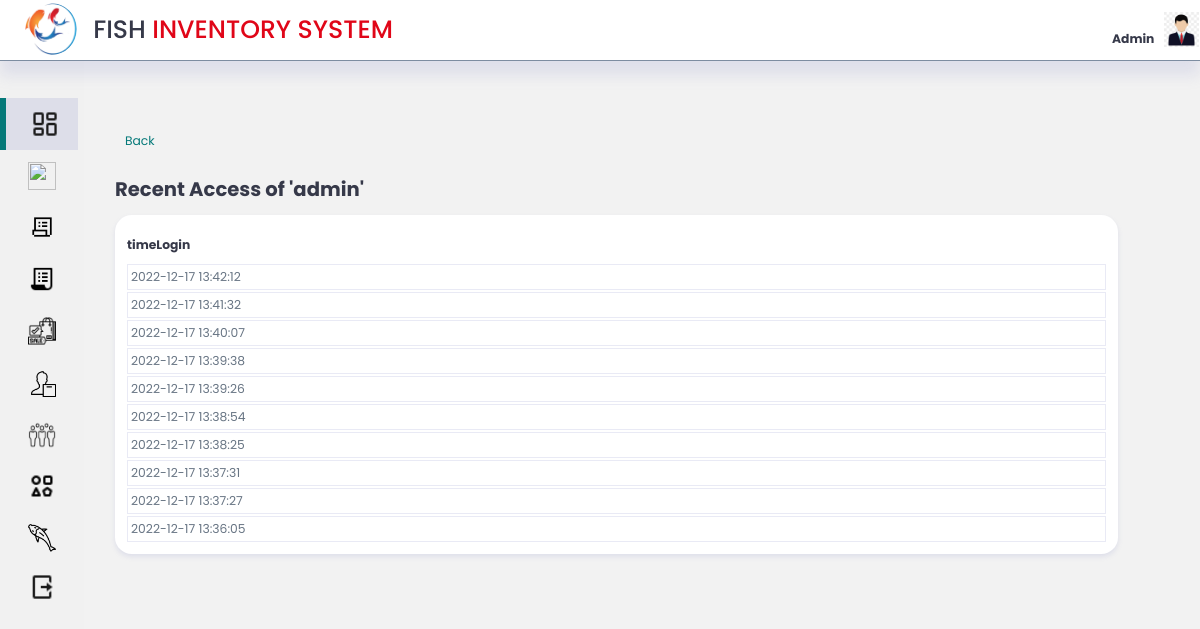
Page /Admin/viewlog.php?id=1 on the committed database.
### tables this page shows
CREATE TABLE `accesslog` (
  `ID` int(11) NOT NULL,
  `userID` int(11) NOT NULL,
  `timeLogin` datetime DEFAULT NULL,
  `timeLogout` datetime DEFAULT NULL,
  `IPaddress` varchar(15) DEFAULT NULL
);

### Admin/viewlog.php (the view, shortened to what this page needs)
<?php
include './inc/connection/db-user.php';
if (isset($_GET['id'])) {
    $id= $_GET['id'];
    $result = mysqli_query($conn, "SELECT * FROM admin WHERE id = '$id';");
    $result2 = mysqli_query($conn, "SELECT * FROM accesslog WHERE userID = '$id'  ORDER BY id DESC LIMIT 10;");
}
?>
<!DOCTYPE html>
<html lang="en">
<head>
    <link rel="stylesheet" href="./css/style.css">
</head>
<body>
    <div class="top">
        <div class="logo">
            <img src="./icons/fishlogo.png" alt="">
            <h1>FISH <span class="danger">INVENTORY SYSTEM</span></h1>
        </div>
        <div class="profile">
            <div class="admin-name">
                <div class="admin">
                    <br>
                    <span class="hovertext" data-hover= "Edit Admin"><a href="admin-update.php"><b class="text-muted">Admin</b></a></span>
                </div>
            </div>
            <div class="profile-photo">
                <a class="hovertext" href="admin-update.php" data-hover= "Edit Admin"><img src="./icons/admin-logo.jpg" alt="pic"></a>
            </div>
        </div>
    </div>
<div class="container">
    <aside>
        <div class="nav">
            <a id="dashboard" class= "active" href="index.php"><span ><img  src="./icons/icons8-dashboard-layout-24.png" alt=""></span><h3>Dashboard</h3></a>
            <a id="inventory"class= "not-active"  href="./inc/inventory/inventory.php"><span ><img src="./icons/icons8-in-inventory-30.png" alt=""></span><h3 >Inventory</h3></a>
            <a id="purchase" class= "not-active" href="./inc/purchase/purchase.php"><span ><img src="./icons/icons8-purchase-order-32.png" alt=""></span><h3>Purchase</h3></a>
            <a id="orders" class= "not-active" href="./inc/orders/orders.php"><span ><img src="./icons/icons8-purchase-order-30.png" alt=""></span><h3>Orders</h3></a>
            <a id="sale" class= "not-active" href="./inc/sale/sale.php"><span ><img src="./icons/icons8-purchase-64.png" alt=""></span><h3>Sale</h3></a>
            <a id="supplier" class= "not-active" href="./inc/suppliers/supplier.php"><span ><img src="./icons/icons8-supplier-50.png" alt=""></span><h3>Suppliers</h3></a>
            <a id="customer" class= "not-active" href="./inc/customer/customer.php"><span ><img src="./icons/icons8-customers-64.png" alt=""></span><h3>Customers</h3></a>
            <a id="category" class= "not-active" href="./inc/category/category.php"><span ><img src="./icons/icons8-diversity-24.png" alt=""></span><h3>Category</h3></a>
            <a id="gallery" class= "not-active" href="./inc/gallery/gallery.php"><span ><img src="./icons/icons8-top-view-fish-50.png" alt=""></span><h3>Gallery</h3></a>
            <a href="logout.php"><span ><img src="./icons/icons8-logout-24.png" alt=""></span><h3 class='danger'>Logout</h3></a>
        </div>
    </aside>
    <main>
<div class="admin-view">
    <div class="table">
    <label class="btn" style="padding:10px;"><a href="./admin-update.php">Back</a></label>
        <?php while ($item_result = mysqli_fetch_assoc($result)) { ?>
            <h2> Recent Access of '<?php echo $item_result['username']; ?>'</h2>
            <?php } ?>
            <table>
                <thead>
                    <tr>
                        <th>timeLogin</th>
                    </tr>
                </thead>
                <tbody>
                <?php while ($item_result = mysqli_fetch_assoc($result2)) { ?>
                    <tr>
                        <td><?php echo $item_result['timeLogin']; ?></td>
                    </tr>
                    <?php } ?>
                </tbody>
            </table>
        </div>
    </div>
</div>
</body>
</html>

### Admin/css/style.css (style rules this page uses)
:root { --color-primary: #057979; --color-danger: #e00618; --color-success:#04ece0; --color-sale:rgb(170, 245, 140); --color-warning:#ffbb55; --color-white:#fff; --color-info-dark:#7d8da1; --color-info-light:#dce1eb; --color-dark:#363949; --color-light:rgba(132, 139, 200, 0.18); --color-primary-variant:#111e88; --color-dark-variant:#677483; --color-background:#f2f2f2f2; --color-transparent:transparent; --card-border-radius: 1.2rem; --border-radius-1: 0.4rem; --border-radius-2: 0.8rem; --border-radius-3: 1.2rem; --card-padding: 1.8rem; --padding-1:1.2rem; --box-shadow: 0 .2rem .4rem var(--color-light); --box-shadow2: 0 .2rem .3em var(--color-info-dark); }
* { margin: 0; padding: 0; outline: 0; appearance: none; border: 0; text-decoration: none; list-style: none; box-sizing: border-box; }
html { font-size: 14px; }
body { width: 100vw; font-family: poppins, sans-serif; font-size: 0.88rem; background: var(--color-background); user-select: none; overflow-x: hidden; color: var(--color-dark); }
.container { display: grid; width: 96%; margin: 0; gap: 1.5rem; grid-template-columns: 14rem auto ; height: 100vh; }
a { color: var(--color-dark); }
img { display: block; width: 100%; }
h1 { font-weight: 800; font-size: 1.8rem; }
h2 { font-size: 1.4rem; }
label { padding: 12px 12px 12px 0; display: inline-block; }
.danger { color: var(--color-danger); cursor: pointer; }
.top { display: flex; align-items: center; justify-content: space-between; padding: .8px; background: var(--color-white); width: 100%; border-bottom: 1px solid var(--color-info-dark); box-shadow: 0 1rem 1rem var(--color-light); position: fixed; }
.logo { display: flex; gap: 1rem; }
.logo img { padding: 2px; margin-left: .8rem; width: 4rem; height: 4rem; border-radius: 50%; }
h1 { padding: 10px 0px; font-weight: 500; }
.profile { display: flex; gap: 0.7rem; }
.profile img { width: 2.5rem; height: 2.5rem; }
aside .nav { display: flex; flex-direction: column; height: 86vh; position: fixed; width: 14rem; top: 7rem; }
aside { border-radius: 10px; height: 100vh; display: block; background-color: var(--color-background); }
aside .nav a { display: flex; color: var(--color-info-dark); margin-left: 2rem; gap: 1rem; align-items: center; position: relative; height: 3.7rem; transition: all 300ms ease; }
aside .nav a span { font-size: 1.6rem; transition: all 300ms ease; }
aside .nav a span img { width: 2rem; height: 2rem; background: var(--color-transparent); }
aside .nav a:last-child { position: absolute; bottom: 2rem; width: 100%; }
aside .nav a.active { background: var(--color-light); color: var(--color-dark); margin-left: 0; }
aside .nav a.active:before { content: ''; width: 6px; height: 100%; background: var(--color-primary); }
aside .nav a.active span { color: var(--color-dark); margin-left: calc(1rem - 3px); }
main { margin-top: 6rem; height: auto; padding: 10px; }
.table { margin-top: 1rem; }
.table h2 { margin-bottom: 0.8rem; }
table { background: var(--color-white); width: 100%; border-radius: var(--card-border-radius); padding: 10px; text-align: left; box-shadow: var(--box-shadow); transition: all 300ms ease; overflow-x: scroll; }
th { height: 2.5rem; }
td { padding: 3px; border: 1px solid var(--color-light); color: var(--color-dark-variant); }
.table a { text-align: left; display: block; margin: 1rem auto; color: var(--color-primary); }
@media screen and (max-width:1200px) { .container { width: 94%; grid-template-columns: 6rem auto ; } }
@media screen and (max-width:1200px) { .top .logo { padding-left: .8rem; } }
@media screen and (max-width:1200px) { .top .logo h1 { display: block; } }
@media screen and (max-width:1200px) { aside .nav { width: 100%; } }
@media screen and (max-width:1200px) { aside .nav a { width: 5.6rem; } }
@media screen and (max-width:1200px) { aside .nav a:last-child { position: relative; margin-top: 1.8rem; } }

### rows in the picture
accesslog: timeLogin "2022-12-17 13:42:12"
accesslog: timeLogin "2022-12-17 13:41:32"
accesslog: timeLogin "2022-12-17 13:40:07"
accesslog: timeLogin "2022-12-17 13:39:38"
accesslog: timeLogin "2022-12-17 13:39:26"
accesslog: timeLogin "2022-12-17 13:38:54"
accesslog: timeLogin "2022-12-17 13:38:25"
accesslog: timeLogin "2022-12-17 13:37:31"
accesslog: timeLogin "2022-12-17 13:37:27"
accesslog: timeLogin "2022-12-17 13:36:05"

### other values in the picture
$item_result['username'] "admin"
